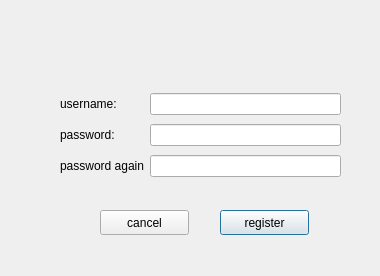
<?xml version="1.0" encoding="UTF-8"?>
<ui version="4.0">
 <class>registration</class>
 <widget class="QDialog" name="registration">
  <property name="geometry">
   <rect>
    <x>0</x>
    <y>0</y>
    <width>380</width>
    <height>276</height>
   </rect>
  </property>
  <property name="windowTitle">
   <string>Dialog</string>
  </property>
  <widget class="QWidget" name="gridLayoutWidget">
   <property name="geometry">
    <rect>
     <x>60</x>
     <y>90</y>
     <width>281</width>
     <height>91</height>
    </rect>
   </property>
   <layout class="QGridLayout" name="gridLayout">
    <item row="0" column="0">
     <widget class="QLabel" name="label">
      <property name="text">
       <string>username: </string>
      </property>
     </widget>
    </item>
    <item row="1" column="0">
     <widget class="QLabel" name="label_2">
      <property name="text">
       <string>password: </string>
      </property>
     </widget>
    </item>
    <item row="0" column="1">
     <widget class="QLineEdit" name="username">
      <property name="inputMethodHints">
       <set>Qt::ImhNone</set>
      </property>
     </widget>
    </item>
    <item row="1" column="1">
     <widget class="QLineEdit" name="password">
      <property name="inputMethodHints">
       <set>Qt::ImhHiddenText|Qt::ImhNoAutoUppercase|Qt::ImhNoPredictiveText|Qt::ImhSensitiveData</set>
      </property>
      <property name="echoMode">
       <enum>QLineEdit::Password</enum>
      </property>
      <property name="clearButtonEnabled">
       <bool>false</bool>
      </property>
     </widget>
    </item>
    <item row="2" column="0">
     <widget class="QLabel" name="label_3">
      <property name="text">
       <string>password again</string>
      </property>
     </widget>
    </item>
    <item row="2" column="1">
     <widget class="QLineEdit" name="password_2">
      <property name="inputMethodHints">
       <set>Qt::ImhHiddenText|Qt::ImhNoAutoUppercase|Qt::ImhNoPredictiveText|Qt::ImhSensitiveData</set>
      </property>
      <property name="echoMode">
       <enum>QLineEdit::Password</enum>
      </property>
      <property name="clearButtonEnabled">
       <bool>false</bool>
      </property>
     </widget>
    </item>
   </layout>
  </widget>
  <widget class="QPushButton" name="register_2">
   <property name="geometry">
    <rect>
     <x>220</x>
     <y>210</y>
     <width>89</width>
     <height>25</height>
    </rect>
   </property>
   <property name="text">
    <string>register</string>
   </property>
  </widget>
  <widget class="QPushButton" name="cancel">
   <property name="geometry">
    <rect>
     <x>100</x>
     <y>210</y>
     <width>89</width>
     <height>25</height>
    </rect>
   </property>
   <property name="text">
    <string>cancel</string>
   </property>
  </widget>
  <widget class="QLabel" name="info">
   <property name="geometry">
    <rect>
     <x>120</x>
     <y>50</y>
     <width>141</width>
     <height>21</height>
    </rect>
   </property>
   <property name="text">
    <string/>
   </property>
  </widget>
 </widget>
 <resources/>
 <connections/>
</ui>
